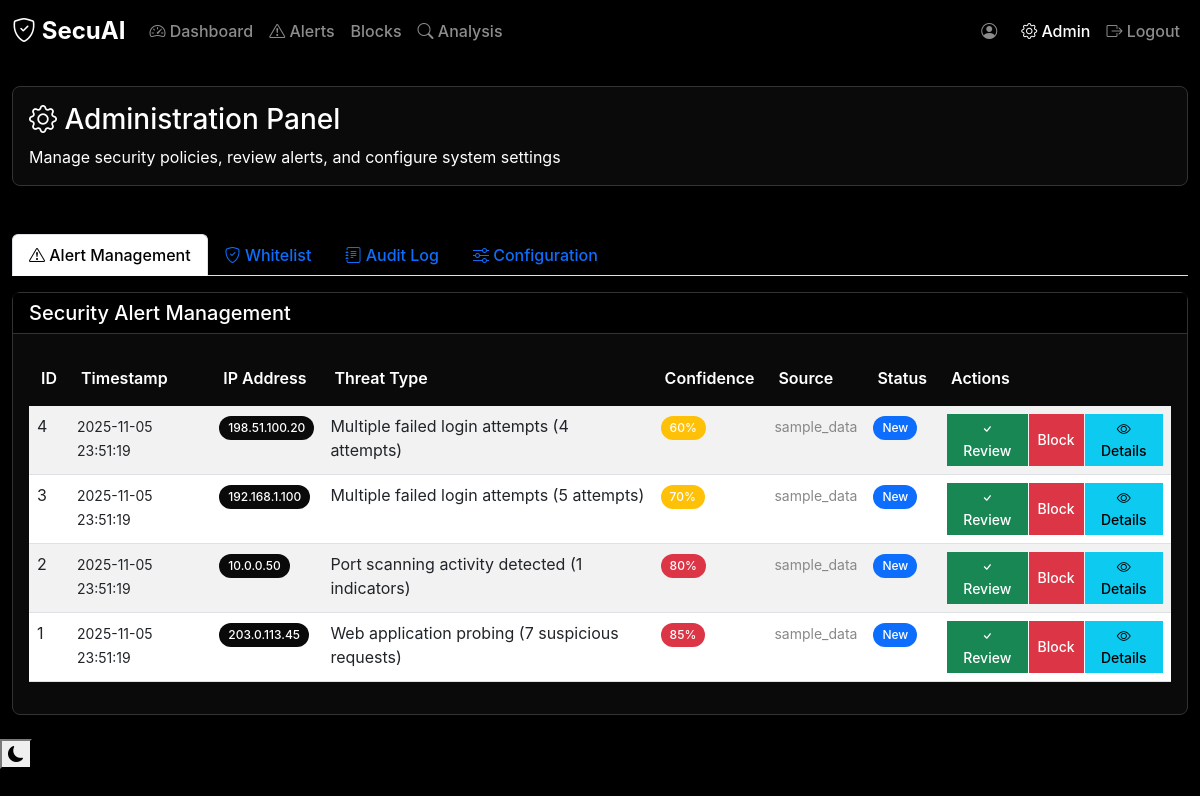
Page /admin (signed in) on the earlier database version.
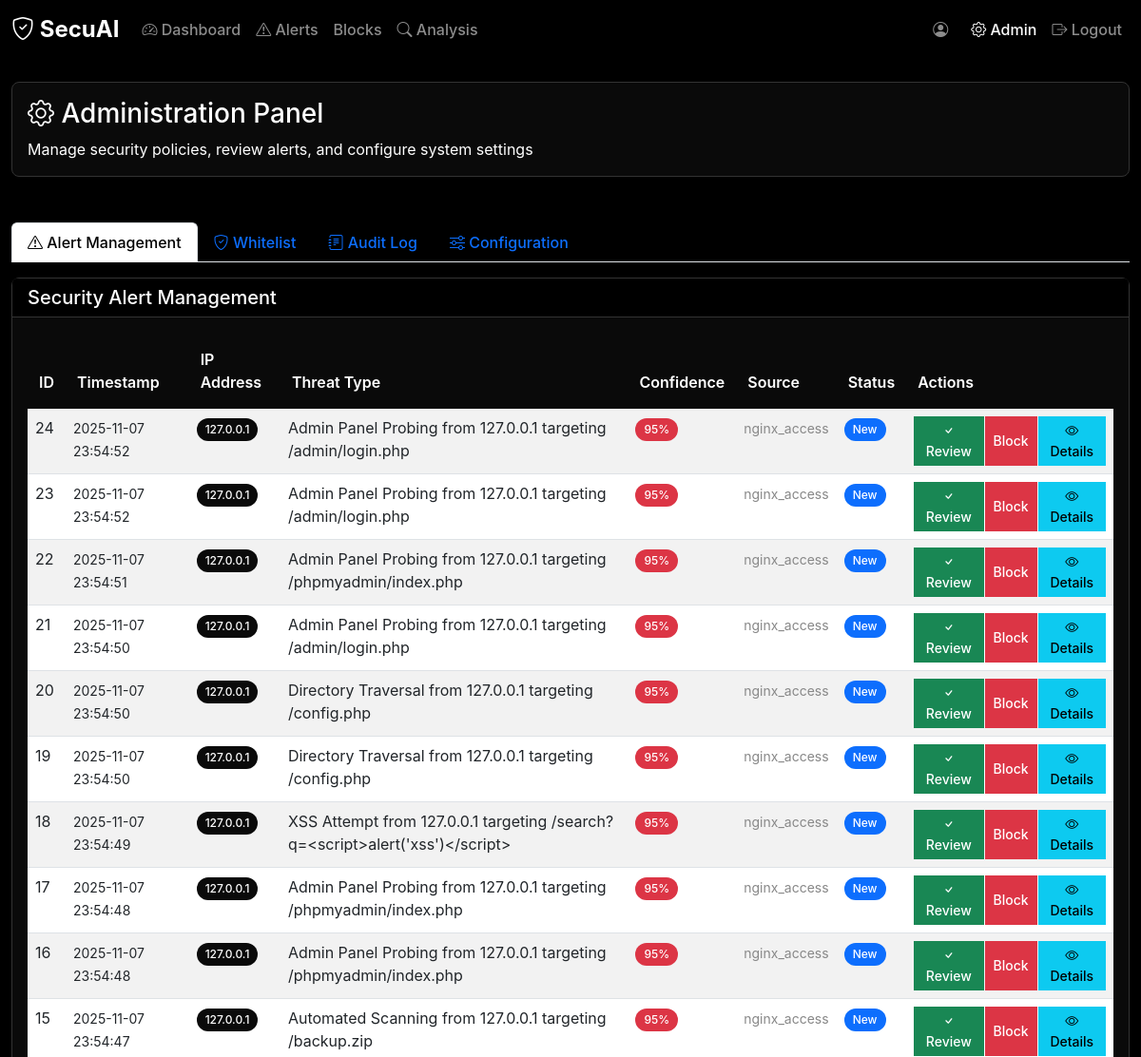
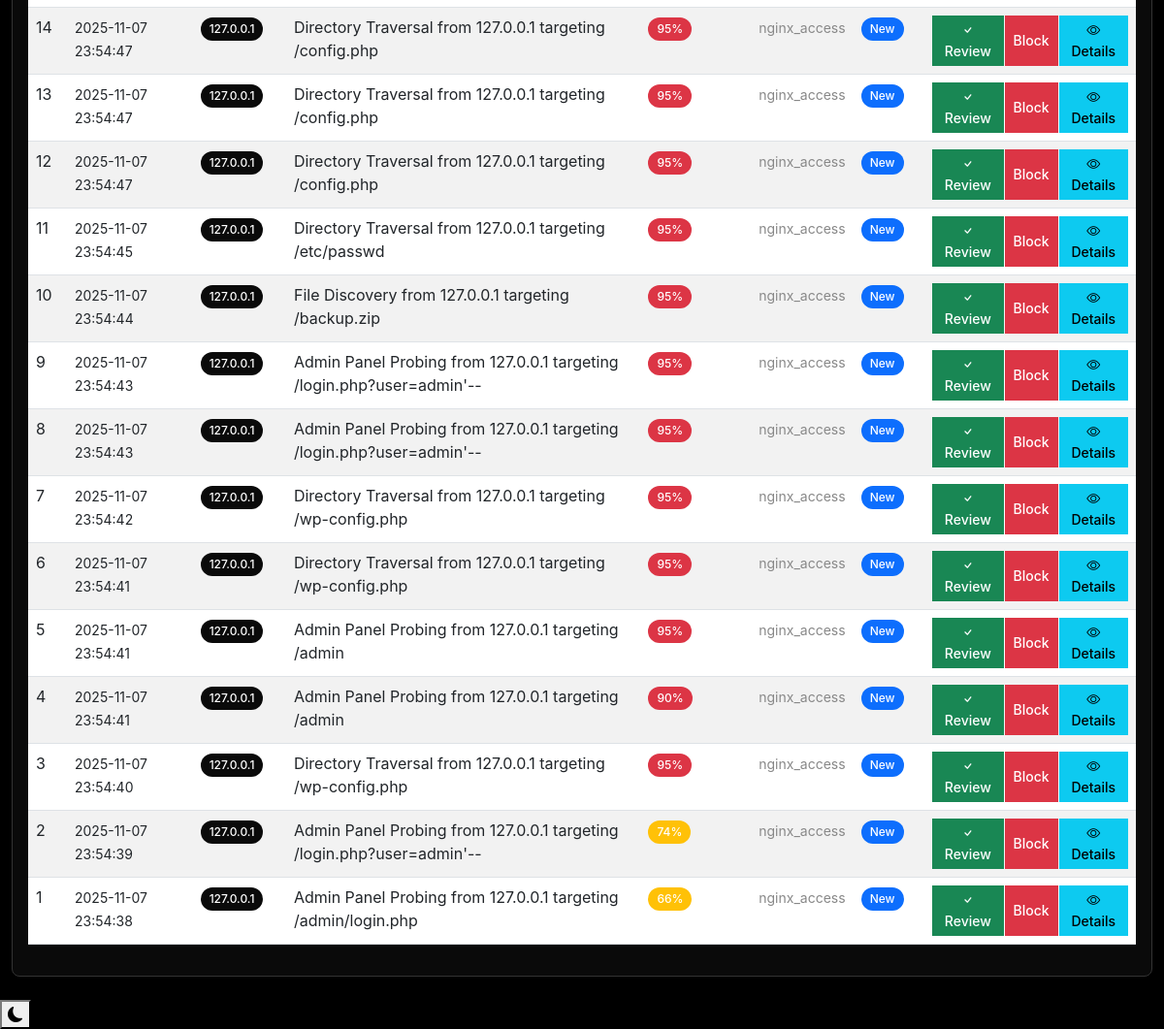
Same page on the later database version (2 pictures, top to bottom).
### models.py (models this page shows, shortened)
class Alert(db.Model):
    __tablename__ = 'alerts'
    id = db.Column(db.Integer, primary_key=True)
    ip = db.Column(db.String(45), nullable=False, index=True)  # Support IPv6
    reason = db.Column(db.String(255), nullable=False)
    confidence = db.Column(db.Float, default=0.5, nullable=False)
    details = db.Column(db.Text)  # JSON string with additional data
    source = db.Column(db.String(100), nullable=False)  # api, upload:filename, honeypot, etc.
    status = db.Column(db.String(20), default='new', nullable=False)  # new, reviewed, ignored, blocked
    created_at = db.Column(db.DateTime, default=datetime.utcnow, nullable=False, index=True)
    reviewed_at = db.Column(db.DateTime)
    reviewed_by = db.Column(db.Integer, db.ForeignKey('users.id'))
    reviewer = db.relationship('User', backref='reviewed_alerts')

### app.py (the view)
@app.route('/admin')
@login_required
def admin():
    try:
        audit_logs = AuditLog.query.order_by(AuditLog.created_at.desc()).limit(50).all()
        alerts = Alert.query.order_by(Alert.created_at.desc()).limit(100).all()
        whitelist = Whitelist.query.filter(Whitelist.is_active == True).all()
        user_count = User.query.count()
        return render_template('admin.html',
                             audit_logs=audit_logs,
                             alerts=alerts,
                             whitelist=whitelist,
                             user_count=user_count)
    except Exception as e:
        logger.error(f"Admin error: {e}")
        flash(f'Admin panel error: {str(e)}')
        return redirect(url_for('dashboard'))

### app.py (called while the page is built)
@login_manager.user_loader
def load_user(user_id):
    return db.session.get(User, int(user_id))

def initialize_monitor():
    global monitor_started
    if not monitor_started:
        clear_sample_data()
        start_log_monitor()
        monitor_started = True
        logger.info("🚀 SecuAI initialization complete")

@app.before_request
def before_request():
    initialize_monitor()

### templates/admin.html (shortened to what the changed rows need)
<!DOCTYPE html>
<html lang="en">
<head>
    <link href="https://cdn.jsdelivr.net/npm/bootstrap@5.3.0/dist/css/bootstrap.min.css" rel="stylesheet">
    <link href="https://cdn.jsdelivr.net/npm/bootstrap-icons@1.10.0/font/bootstrap-icons.css" rel="stylesheet">
    <link href="{{ url_for('static', filename='css/style.css') }}" rel="stylesheet">
</head>
<body>
    <div class="container-fluid mt-4">
        <div class="tab-content" id="adminTabContent">
            <div class="tab-pane fade show active" id="alerts-panel" role="tabpanel">
                <div class="card mt-3">
                    <div class="card-body">
                        <div class="table-responsive">
                            <table class="table table-striped">
                                <thead>
                                    <tr>
                                        <th>ID</th>
                                        <th>Timestamp</th>
                                        <th>IP Address</th>
                                        <th>Threat Type</th>
                                        <th>Confidence</th>
                                        <th>Source</th>
                                        <th>Status</th>
                                        <th>Actions</th>
                                    </tr>
                                </thead>
                                <tbody>
                                    {% for alert in alerts %}
                                    <tr>
                                        <td>{{ alert.id }}</td>
                                        <td>
                                            <small>{{ alert.created_at.strftime('%Y-%m-%d %H:%M:%S') }}</small>
                                        </td>
                                        <td>
                                            <span class="badge bg-secondary">{{ alert.ip }}</span>
                                        </td>
                                        <td>{{ alert.reason }}</td>
                                        <td>
                                            {% set confidence_percent = (alert.confidence * 100) | int %}
                                            {% if confidence_percent >= 80 %}
                                                <span class="badge bg-danger">{{ confidence_percent }}%</span>
                                            {% elif confidence_percent >= 60 %}
                                                <span class="badge bg-warning">{{ confidence_percent }}%</span>
                                            {% else %}
                                                <span class="badge bg-info">{{ confidence_percent }}%</span>
                                            {% endif %}
                                        </td>
                                        <td>
                                            <small class="text-muted">{{ alert.source }}</small>
                                        </td>
                                        <td>
                                            {% if alert.status == 'new' %}
                                                <span class="badge bg-primary">New</span>
                                            {% elif alert.status == 'reviewed' %}
                                                <span class="badge bg-success">Reviewed</span>
                                            {% elif alert.status == 'ignored' %}
                                                <span class="badge bg-secondary">Ignored</span>
                                            {% elif alert.status == 'blocked' %}
                                                <span class="badge bg-danger">Blocked</span>
                                            {% endif %}
                                        </td>
                                        <td>
                                            <div class="btn-group" role="group">
                                                {% if alert.status == 'new' %}
                                                <button class="btn btn-sm btn-success"
                                                        onclick="reviewAlert({{ alert.id }})">
                                                    <i class="bi bi-check"></i> Review
                                                </button>
                                                <button class="btn btn-sm btn-danger"
                                                        onclick="blockFromAlert('{{ alert.ip }}', {{ alert.id }})">
                                                     Block
                                                </button>
                                                {% endif %}
                                                <button class="btn btn-sm btn-info"
                                                        onclick="viewAlertDetails({{ alert.id }})">
                                                    <i class="bi bi-eye"></i> Details
                                                </button>
                                            </div>
                                        </td>
                                    </tr>
                                    {% endfor %}
                                </tbody>
                            </table>
                        </div>
                    </div>
                </div>
            </div>
        </div>
    </div>
</body>
</html>

Differences in the rows shown:
added Alert: id "24", created_at "2025-11-07 23:54:52", ip "127.0.0.1", reason "Admin Panel Probing from 127.0.0.1 targeting /admin/login.php", confidence_percent "95", source "nginx_access", status "New"
added Alert: id "23", created_at "2025-11-07 23:54:52", ip "127.0.0.1", reason "Admin Panel Probing from 127.0.0.1 targeting /admin/login.php", confidence_percent "95", source "nginx_access", status "New"
added Alert: id "22", created_at "2025-11-07 23:54:51", ip "127.0.0.1", reason "Admin Panel Probing from 127.0.0.1 targeting /phpmyadmin/index.php", confidence_percent "95", source "nginx_access", status "New"
added Alert: id "21", created_at "2025-11-07 23:54:50", ip "127.0.0.1", reason "Admin Panel Probing from 127.0.0.1 targeting /admin/login.php", confidence_percent "95", source "nginx_access", status "New"
added Alert: id "20", created_at "2025-11-07 23:54:50", ip "127.0.0.1", reason "Directory Traversal from 127.0.0.1 targeting /config.php", confidence_percent "95", source "nginx_access", status "New"
added Alert: id "19", created_at "2025-11-07 23:54:50", ip "127.0.0.1", reason "Directory Traversal from 127.0.0.1 targeting /config.php", confidence_percent "95", source "nginx_access", status "New"
added Alert: id "18", created_at "2025-11-07 23:54:49", ip "127.0.0.1", reason "XSS Attempt from 127.0.0.1 targeting /search?q=<script>alert('xss')</script>", confidence_percent "95", source "nginx_access", status "New"
added Alert: id "17", created_at "2025-11-07 23:54:48", ip "127.0.0.1", reason "Admin Panel Probing from 127.0.0.1 targeting /phpmyadmin/index.php", confidence_percent "95", source "nginx_access", status "New"
added Alert: id "16", created_at "2025-11-07 23:54:48", ip "127.0.0.1", reason "Admin Panel Probing from 127.0.0.1 targeting /phpmyadmin/index.php", confidence_percent "95", source "nginx_access", status "New"
added Alert: id "15", created_at "2025-11-07 23:54:47", ip "127.0.0.1", reason "Automated Scanning from 127.0.0.1 targeting /backup.zip", confidence_percent "95", source "nginx_access", status "New"
added Alert: id "14", created_at "2025-11-07 23:54:47", ip "127.0.0.1", reason "Directory Traversal from 127.0.0.1 targeting /config.php", confidence_percent "95", source "nginx_access", status "New"
added Alert: id "13", created_at "2025-11-07 23:54:47", ip "127.0.0.1", reason "Directory Traversal from 127.0.0.1 targeting /config.php", confidence_percent "95", source "nginx_access", status "New"
added Alert: id "12", created_at "2025-11-07 23:54:47", ip "127.0.0.1", reason "Directory Traversal from 127.0.0.1 targeting /config.php", confidence_percent "95", source "nginx_access", status "New"
added Alert: id "11", created_at "2025-11-07 23:54:45", ip "127.0.0.1", reason "Directory Traversal from 127.0.0.1 targeting /etc/passwd", confidence_percent "95", source "nginx_access", status "New"
added Alert: id "10", created_at "2025-11-07 23:54:44", ip "127.0.0.1", reason "File Discovery from 127.0.0.1 targeting /backup.zip", confidence_percent "95", source "nginx_access", status "New"
added Alert: id "9", created_at "2025-11-07 23:54:43", ip "127.0.0.1", reason "Admin Panel Probing from 127.0.0.1 targeting /login.php?user=admin'--", confidence_percent "95", source "nginx_access", status "New"
added Alert: id "8", created_at "2025-11-07 23:54:43", ip "127.0.0.1", reason "Admin Panel Probing from 127.0.0.1 targeting /login.php?user=admin'--", confidence_percent "95", source "nginx_access", status "New"
added Alert: id "7", created_at "2025-11-07 23:54:42", ip "127.0.0.1", reason "Directory Traversal from 127.0.0.1 targeting /wp-config.php", confidence_percent "95", source "nginx_access", status "New"
added Alert: id "6", created_at "2025-11-07 23:54:41", ip "127.0.0.1", reason "Directory Traversal from 127.0.0.1 targeting /wp-config.php", confidence_percent "95", source "nginx_access", status "New"
added Alert: id "5", created_at "2025-11-07 23:54:41", ip "127.0.0.1", reason "Admin Panel Probing from 127.0.0.1 targeting /admin", confidence_percent "95", source "nginx_access", status "New"
changed Alert id 4: created_at "2025-11-05 23:51:19" → "2025-11-07 23:54:41"; ip "198.51.100.20" → "127.0.0.1"; reason "Multiple failed login attempts (4 attempts)" → "Admin Panel Probing from 127.0.0.1 targeting /admin"; source "sample_data" → "nginx_access"; confidence_percent "60" → "90"
changed Alert id 3: created_at "2025-11-05 23:51:19" → "2025-11-07 23:54:40"; ip "192.168.1.100" → "127.0.0.1"; reason "Multiple failed login attempts (5 attempts)" → "Directory Traversal from 127.0.0.1 targeting /wp-config.php"; source "sample_data" → "nginx_access"; confidence_percent "70" → "95"
changed Alert id 2: created_at "2025-11-05 23:51:19" → "2025-11-07 23:54:39"; ip "10.0.0.50" → "127.0.0.1"; reason "Port scanning activity detected (1 indicators)" → "Admin Panel Probing from 127.0.0.1 targeting /login.php?user=admin'--"; source "sample_data" → "nginx_access"; confidence_percent "80" → "74"
changed Alert id 1: created_at "2025-11-05 23:51:19" → "2025-11-07 23:54:38"; ip "203.0.113.45" → "127.0.0.1"; reason "Web application probing (7 suspicious requests)" → "Admin Panel Probing from 127.0.0.1 targeting /admin/login.php"; source "sample_data" → "nginx_access"; confidence_percent "85" → "66"
